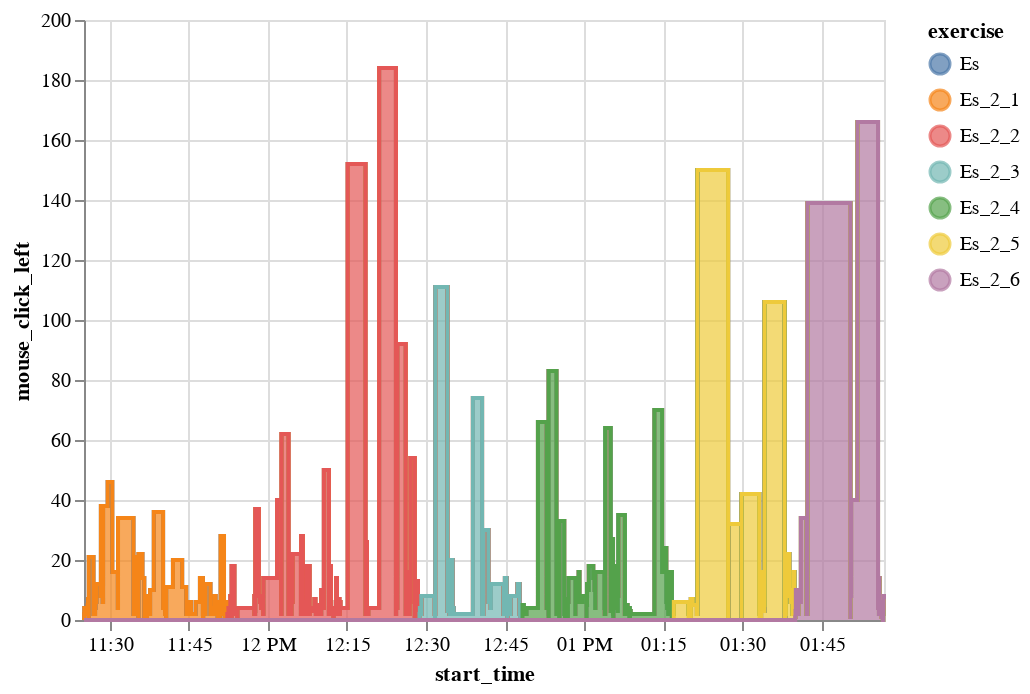

The cell this chart's notebook holds for it:
### Code cell
alt.Chart(session1_stu1).mark_area(interpolate='step-after',
    line=True).encode(
    alt.X('start_time:T'),
    alt.Y('mouse_click_left'),
    color=alt.Color('exercise:N')
)

### Figure 1 — Vega-Lite specification as saved in the notebook (floating-point values rounded to 4 significant figures; data arrays with more than 128 entries replaced by an {"elided": "..."} marker saying what was removed)
{"config": {"view": {"continuousWidth": 400, "continuousHeight": 300}}, "data": {"name": "data-d08e780c66ab98acf0488f9471d9e854"}, "mark": {"type": "area", "interpolate": "step-after", "line": true}, "encoding": {"color": {"type": "nominal", "field": "exercise"}, "x": {"type": "temporal", "field": "start_time"}, "y": {"type": "quantitative", "field": "mouse_click_left"}}, "$schema": "https://vega.github.io/schema/vega-lite/v4.8.1.json", "datasets": {"data-d08e780c66ab98acf0488f9471d9e854": {"elided": "502 records"}}}
